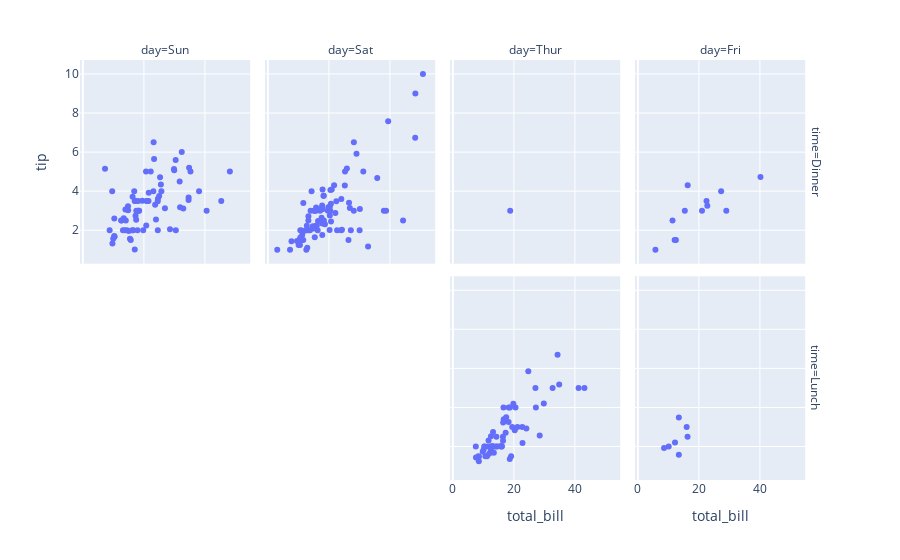

This figure's notebook cell:
### Code cell
df = px.data.tips()
fig = px.scatter(df, x="total_bill", y="tip", facet_col="day", facet_row="time")
fig.show()

### Figure 1 — Plotly figure (JSON) as saved in the notebook; plotly's stock layout.template omitted (floating-point values rounded to 4 significant figures)
{"data": [{"hovertemplate": "time=Dinner<br>day=Sun<br>total_bill=%{x}<br>tip=%{y}<extra></extra>", "legendgroup": "", "marker": {"color": "#636efa", "symbol": "circle"}, "mode": "markers", "name": "", "orientation": "v", "showlegend": false, "type": "scatter", "x": [16.99, 10.34, 21.01, 23.68, 24.59, 25.29, 8.77, 26.88, 15.04, 14.78, 10.27, 35.26, 15.42, 18.43, 14.83, 21.58, 10.33, 16.29, 16.97, 17.46, 13.94, 9.68, 30.4, 18.29, 22.23, 32.4, 28.55, 18.04, 12.54, 10.29, 34.81, 9.94, 25.56, 19.49, 38.07, 23.95, 25.71, 17.31, 29.93, 14.07, 13.13, 17.26, 24.55, 19.77, 29.85, 48.17, 25, 13.39, 16.49, 21.5, 12.66, 16.21, 13.81, 17.51, 24.52, 20.76, 31.71, 7.25, 31.85, 16.82, 32.9, 17.89, 14.48, 9.6, 34.63, 34.65, 23.33, 45.35, 23.17, 40.55, 20.69, 20.9, 30.46, 18.15, 23.1, 15.69], "xaxis": "x5", "y": [1.01, 1.66, 3.5, 3.31, 3.61, 4.71, 2, 3.12, 1.96, 3.23, 1.71, 5, 1.57, 3, 3.02, 3.92, 1.67, 3.71, 3.5, 2.54, 3.06, 1.32, 5.6, 3, 5, 6, 2.05, 3, 2.5, 2.6, 5.2, 1.56, 4.34, 3.51, 4, 2.55, 4, 3.5, 5.07, 2.5, 2, 2.74, 2, 2, 5.14, 5, 3.75, 2.61, 2, 3.5, 2.5, 2, 2, 3, 3.48, 2.24, 4.5, 5.15, 3.18, 4, 3.11, 2, 2, 4, 3.55, 3.68, 5.65, 3.5, 6.5, 3, 5, 3.5, 2, 3.5, 4, 1.5], "yaxis": "y5"}, {"hovertemplate": "time=Dinner<br>day=Sat<br>total_bill=%{x}<br>tip=%{y}<extra></extra>", "legendgroup": "", "marker": {"color": "#636efa", "symbol": "circle"}, "mode": "markers", "name": "", "orientation": "v", "showlegend": false, "type": "scatter", "x": [20.65, 17.92, 20.29, 15.77, 39.42, 19.82, 17.81, 13.37, 12.69, 21.7, 19.65, 9.55, 18.35, 15.06, 20.69, 17.78, 24.06, 16.31, 16.93, 18.69, 31.27, 16.04, 38.01, 26.41, 11.24, 48.27, 20.29, 13.81, 11.02, 18.29, 17.59, 20.08, 16.45, 3.07, 20.23, 15.01, 12.02, 17.07, 26.86, 25.28, 14.73, 10.51, 17.92, 44.3, 22.42, 20.92, 15.36, 20.49, 25.21, 18.24, 14.31, 14, 7.25, 10.59, 10.63, 50.81, 15.81, 26.59, 38.73, 24.27, 12.76, 30.06, 25.89, 48.33, 13.27, 28.17, 12.9, 28.15, 11.59, 7.74, 30.14, 20.45, 13.28, 22.12, 24.01, 15.69, 11.61, 10.77, 15.53, 10.07, 12.6, 32.83, 35.83, 29.03, 27.18, 22.67, 17.82], "xaxis": "x6", "y": [3.35, 4.08, 2.75, 2.23, 7.58, 3.18, 2.34, 2, 2, 4.3, 3, 1.45, 2.5, 3, 2.45, 3.27, 3.6, 2, 3.07, 2.31, 5, 2.24, 3, 1.5, 1.76, 6.73, 3.21, 2, 1.98, 3.76, 2.64, 3.15, 2.47, 1, 2.01, 2.09, 1.97, 3, 3.14, 5, 2.2, 1.25, 3.08, 2.5, 3.48, 4.08, 1.64, 4.06, 4.29, 3.76, 4, 3, 1, 1.61, 2, 10, 3.16, 3.41, 3, 2.03, 2.23, 2, 5.16, 9, 2.5, 6.5, 1.1, 3, 1.5, 1.44, 3.09, 3, 2.72, 2.88, 2, 3, 3.39, 1.47, 3, 1.25, 1, 1.17, 4.67, 5.92, 2, 2, 1.75], "yaxis": "y6"}, {"hovertemplate": "time=Dinner<br>day=Thur<br>total_bill=%{x}<br>tip=%{y}<extra></extra>", "legendgroup": "", "marker": {"color": "#636efa", "symbol": "circle"}, "mode": "markers", "name": "", "orientation": "v", "showlegend": false, "type": "scatter", "x": [18.78], "xaxis": "x7", "y": [3], "yaxis": "y7"}, {"hovertemplate": "time=Dinner<br>day=Fri<br>total_bill=%{x}<br>tip=%{y}<extra></extra>", "legendgroup": "", "marker": {"color": "#636efa", "symbol": "circle"}, "mode": "markers", "name": "", "orientation": "v", "showlegend": false, "type": "scatter", "x": [28.97, 22.49, 5.75, 16.32, 22.75, 40.17, 27.28, 12.03, 21.01, 12.46, 11.35, 15.38], "xaxis": "x8", "y": [3, 3.5, 1, 4.3, 3.25, 4.73, 4, 1.5, 3, 1.5, 2.5, 3], "yaxis": "y8"}, {"hovertemplate": "time=Lunch<br>day=Thur<br>total_bill=%{x}<br>tip=%{y}<extra></extra>", "legendgroup": "", "marker": {"color": "#636efa", "symbol": "circle"}, "mode": "markers", "name": "", "orientation": "v", "showlegend": false, "type": "scatter", "x": [27.2, 22.76, 17.29, 19.44, 16.66, 10.07, 32.68, 15.98, 34.83, 13.03, 18.28, 24.71, 21.16, 10.65, 12.43, 24.08, 11.69, 13.42, 14.26, 15.95, 12.48, 29.8, 8.52, 14.52, 11.38, 22.82, 19.08, 20.27, 11.17, 12.26, 18.26, 8.51, 10.33, 14.15, 16, 13.16, 17.47, 34.3, 41.19, 27.05, 16.43, 8.35, 18.64, 11.87, 9.78, 7.51, 19.81, 28.44, 15.48, 16.58, 7.56, 10.34, 43.11, 13, 13.51, 18.71, 12.74, 13, 16.4, 20.53, 16.47], "xaxis": "x3", "y": [4, 3, 2.71, 3, 3.4, 1.83, 5, 2.03, 5.17, 2, 4, 5.85, 3, 1.5, 1.8, 2.92, 2.31, 1.68, 2.5, 2, 2.52, 4.2, 1.48, 2, 2, 2.18, 1.5, 2.83, 1.5, 2, 3.25, 1.25, 2, 2, 2, 2.75, 3.5, 6.7, 5, 5, 2.3, 1.5, 1.36, 1.63, 1.73, 2, 4.19, 2.56, 2.02, 4, 1.44, 2, 5, 2, 2, 4, 2.01, 2, 2.5, 4, 3.23], "yaxis": "y3"}, {"hovertemplate": "time=Lunch<br>day=Fri<br>total_bill=%{x}<br>tip=%{y}<extra></extra>", "legendgroup": "", "marker": {"color": "#636efa", "symbol": "circle"}, "mode": "markers", "name": "", "orientation": "v", "showlegend": false, "type": "scatter", "x": [12.16, 13.42, 8.58, 15.98, 13.42, 16.27, 10.09], "xaxis": "x4", "y": [2.2, 3.48, 1.92, 3, 1.58, 2.5, 2], "yaxis": "y4"}], "layout": {"annotations": [{"font": {}, "showarrow": false, "text": "day=Sun", "x": 0.115, "xanchor": "center", "xref": "paper", "y": 1, "yanchor": "bottom", "yref": "paper"}, {"font": {}, "showarrow": false, "text": "day=Sat", "x": 0.365, "xanchor": "center", "xref": "paper", "y": 1, "yanchor": "bottom", "yref": "paper"}, {"font": {}, "showarrow": false, "text": "day=Thur", "x": 0.615, "xanchor": "center", "xref": "paper", "y": 1, "yanchor": "bottom", "yref": "paper"}, {"font": {}, "showarrow": false, "text": "day=Fri", "x": 0.865, "xanchor": "center", "xref": "paper", "y": 1, "yanchor": "bottom", "yref": "paper"}, {"font": {}, "showarrow": false, "text": "time=Lunch", "textangle": 90, "x": 0.98, "xanchor": "left", "xref": "paper", "y": 0.2425, "yanchor": "middle", "yref": "paper"}, {"font": {}, "showarrow": false, "text": "time=Dinner", "textangle": 90, "x": 0.98, "xanchor": "left", "xref": "paper", "y": 0.7575, "yanchor": "middle", "yref": "paper"}], "autosize": true, "legend": {"tracegroupgap": 0}, "margin": {"t": 60}, "xaxis": {"anchor": "y", "autorange": true, "domain": [0, 0.23], "range": [-1.548, 55.43], "title": {"text": "total_bill"}}, "xaxis2": {"anchor": "y2", "domain": [0.25, 0.48], "matches": "x", "title": {"text": "total_bill"}}, "xaxis3": {"anchor": "y3", "autorange": true, "domain": [0.5, 0.73], "matches": "x", "range": [-1.548, 55.43], "title": {"text": "total_bill"}, "type": "linear"}, "xaxis4": {"anchor": "y4", "autorange": true, "domain": [0.75, 0.98], "matches": "x", "range": [-1.548, 55.43], "title": {"text": "total_bill"}, "type": "linear"}, "xaxis5": {"anchor": "y5", "autorange": true, "domain": [0, 0.23], "matches": "x", "range": [-1.548, 55.43], "showticklabels": false, "type": "linear"}, "xaxis6": {"anchor": "y6", "autorange": true, "domain": [0.25, 0.48], "matches": "x", "range": [-1.548, 55.43], "showticklabels": false, "type": "linear"}, "xaxis7": {"anchor": "y7", "autorange": true, "domain": [0.5, 0.73], "matches": "x", "range": [-1.548, 55.43], "showticklabels": false, "type": "linear"}, "xaxis8": {"anchor": "y8", "autorange": true, "domain": [0.75, 0.98], "matches": "x", "range": [-1.548, 55.43], "showticklabels": false, "type": "linear"}, "yaxis": {"anchor": "x", "autorange": true, "domain": [0, 0.485], "range": [0.07641, 10.92], "title": {"text": "tip"}}, "yaxis2": {"anchor": "x2", "domain": [0, 0.485], "matches": "y", "showticklabels": false}, "yaxis3": {"anchor": "x3", "autorange": true, "domain": [0, 0.485], "matches": "y", "range": [0.07641, 10.92], "showticklabels": false, "type": "linear"}, "yaxis4": {"anchor": "x4", "autorange": true, "domain": [0, 0.485], "matches": "y", "range": [0.07641, 10.92], "showticklabels": false, "type": "linear"}, "yaxis5": {"anchor": "x5", "autorange": true, "domain": [0.515, 1], "matches": "y", "range": [0.07641, 10.92], "title": {"text": "tip"}, "type": "linear"}, "yaxis6": {"anchor": "x6", "autorange": true, "domain": [0.515, 1], "matches": "y", "range": [0.07641, 10.92], "showticklabels": false, "type": "linear"}, "yaxis7": {"anchor": "x7", "autorange": true, "domain": [0.515, 1], "matches": "y", "range": [0.07641, 10.92], "showticklabels": false, "type": "linear"}, "yaxis8": {"anchor": "x8", "autorange": true, "domain": [0.515, 1], "matches": "y", "range": [0.07641, 10.92], "showticklabels": false, "type": "linear"}}}
